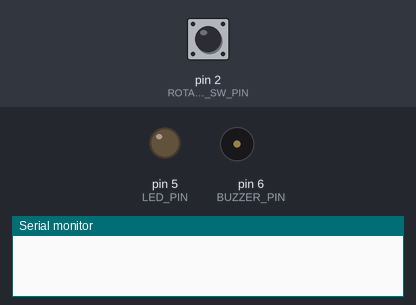
This sketch was run on a simulated Arduino Uno, built with avr-gcc and run on an emulated ATmega328P. Parts: output pins drawn as LEDs (lit = HIGH), buzzer (waves = sounding), the last lines printed to the serial monitor. Inputs (shaded band) come from the test bench; at power-on: pin 2 (ROTARY_SW_PIN) HIGH.

Above: at 1.2 s.
1.3 s: pin 2 (ROTARY_SW_PIN) pulled LOW for 0.15 s
At 2.0 s:
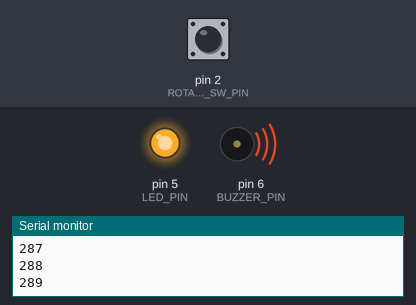
At 3.4 s:
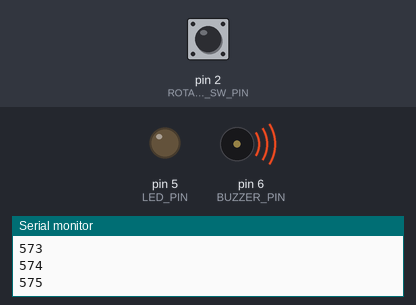
Timing chart, 0 to 4.9 s (numbered marks = the images above; inputs shaded):
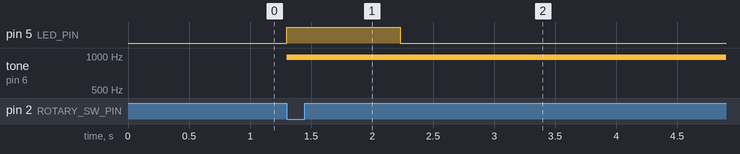

The sketch:

1_simple_doorbell.ino
```cpp
/* Pin definitions */
const byte LED_PIN = 5;
const byte BUZZER_PIN = 6;
const byte ROTARY_SW_PIN = 2;

#define SERIAL_BAUD_RATE 57600 // characters per second

void setup() {
  Serial.begin(SERIAL_BAUD_RATE);
  pinMode(BUZZER_PIN, OUTPUT);
  pinMode(LED_PIN, OUTPUT);
  pinMode(ROTARY_SW_PIN, INPUT_PULLUP);
  attachInterrupt(digitalPinToInterrupt(ROTARY_SW_PIN), buzz, FALLING);
}

void loop() {
  delay(1);
}

/**
* @brief ISR. This function is entered any time the value read at the ROTARY_SW_PIN changes from HIGH to LOW.
*/
void buzz() {

  /* turn LED on to show that we are in the ISR */
  digitalWrite(LED_PIN, HIGH);

  /* Higher frequency buzz followed by lower frequency buzz using delayPrintln() */
  analogWrite(BUZZER_PIN, 100);
  delayPrintln(500);
  analogWrite(BUZZER_PIN, 25);
  delayPrintln(500);

  /* turn off LED and buzzer to show that we have exited the ISR */
  digitalWrite(BUZZER_PIN, LOW);
  digitalWrite(LED_PIN, LOW);
}

/**
* @brief Approximation of delay() function that leverages the Serial terminal to generate blocking delay.
* @param ms Number of milliseconds of the delay.
*/
void delayPrintln(unsigned long ms) {
  /* It takes about 50 div BAUD_RATE seconds to send out one character */
  unsigned long numCharacters = round(SERIAL_BAUD_RATE * ms/(50000));
  for (int i = 0; i < numCharacters; i++) {
    Serial.println(i);
  }
}
```

Measured:
- after the input at 1.3 s, pin 5 (LED_PIN): LOW → HIGH at once, → LOW 0.93 s later; tone on pin 6 (BUZZER_PIN): silent → 977 Hz at once
